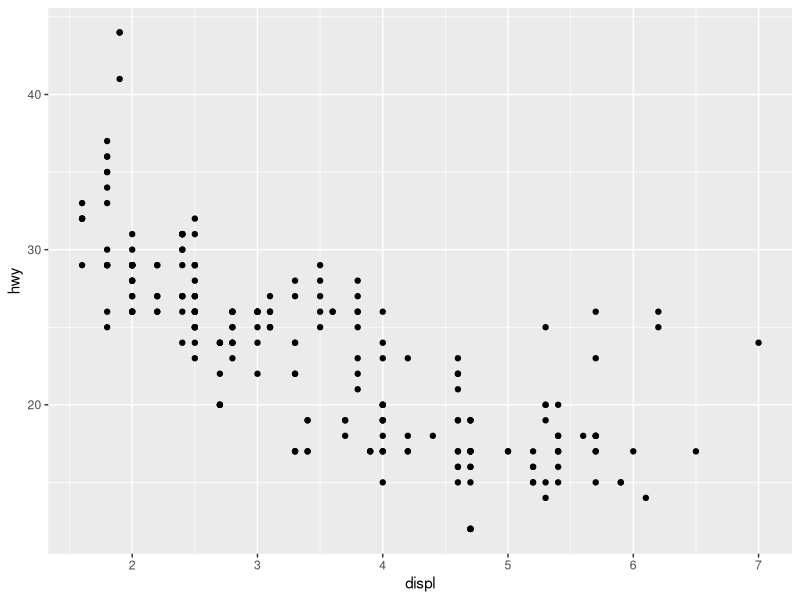
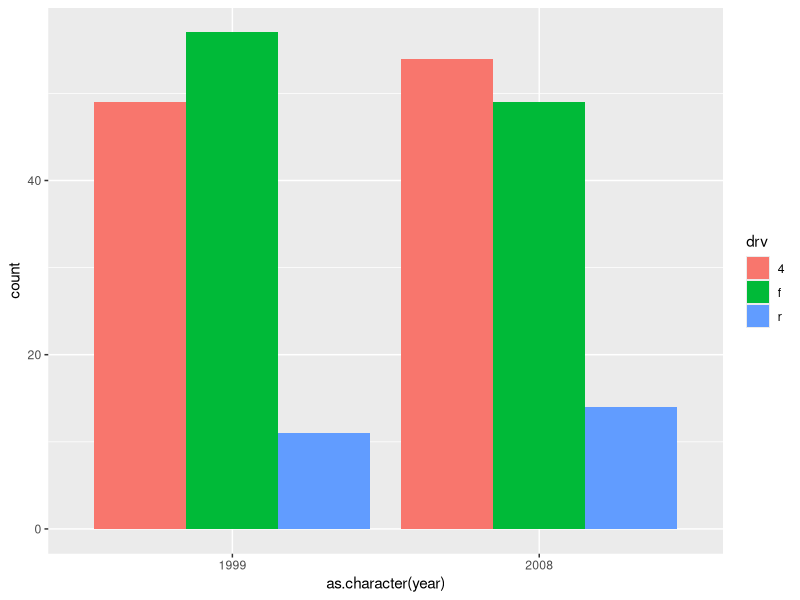
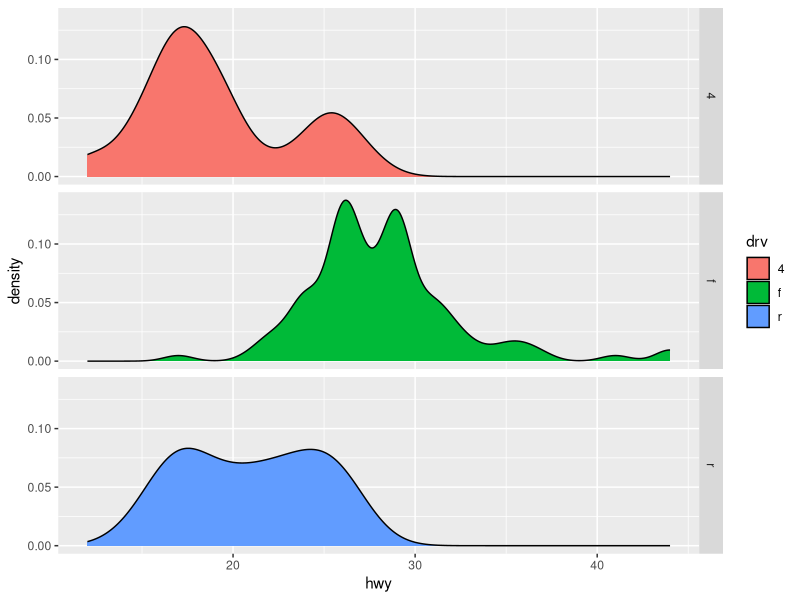
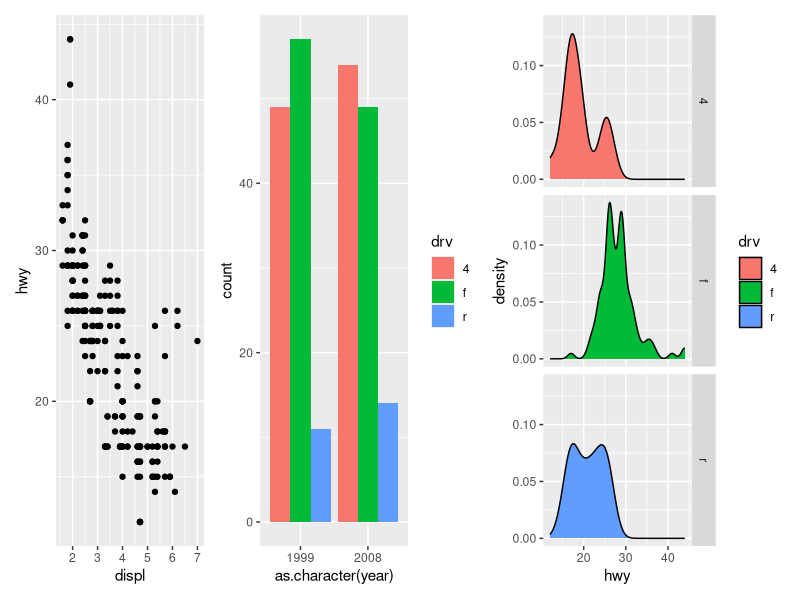
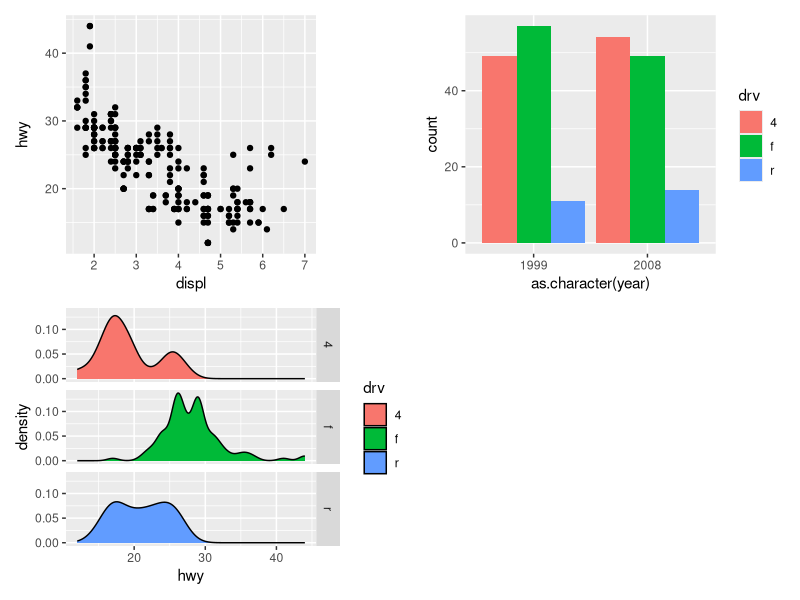
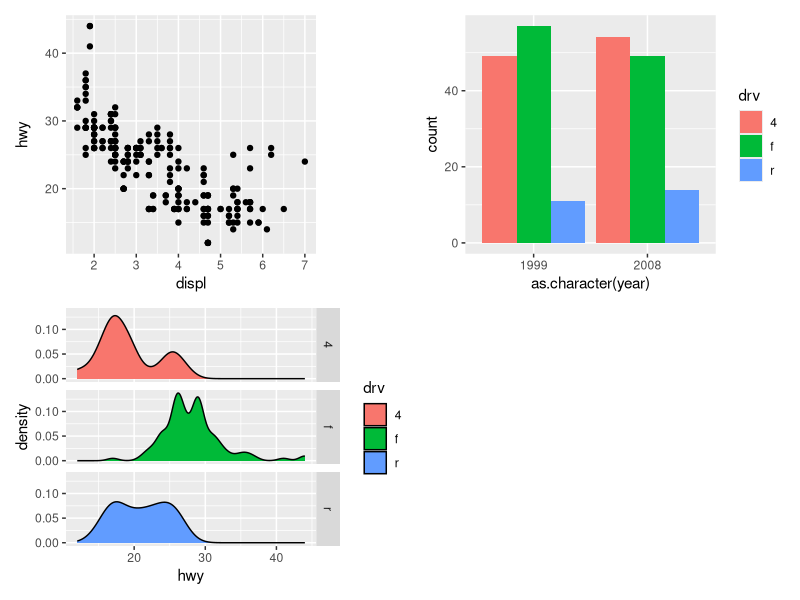
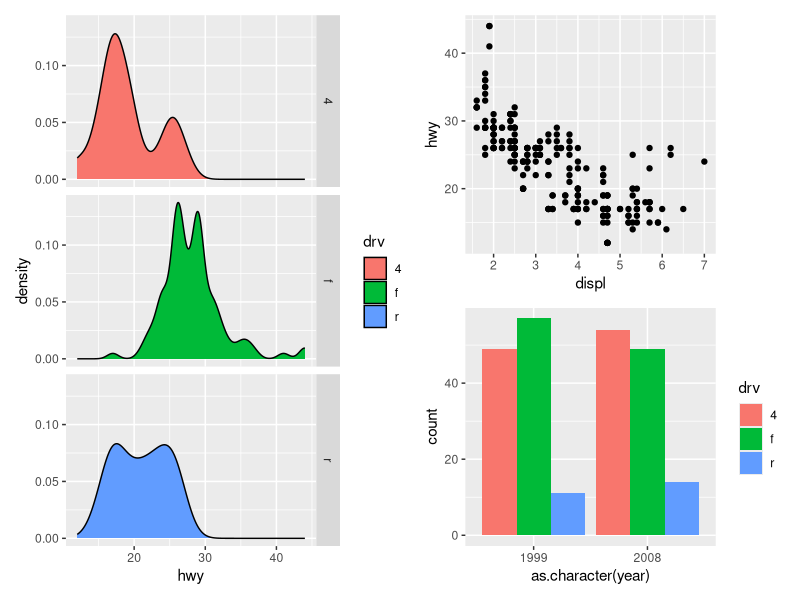
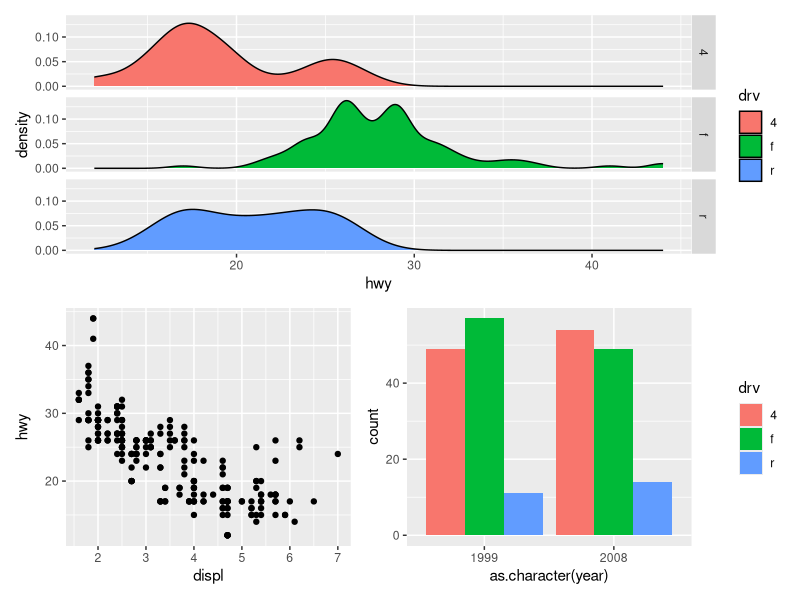

Write R code to recreate these figures, in order.
require(ggplot2)

#====================================
attach(mpg)
View(mpg)

a=ggplot(mpg, aes(displ,hwy))+
  geom_point()
a

b=ggplot(mpg)+
  geom_bar(aes(x=as.character(year),
            fill=drv),
           position="dodge")
b

c=ggplot(mpg)+
  geom_density(aes(x=hwy,
          fill=drv))+
  facet_grid(rows = vars(drv))
c

#-----------------------------
install.packages("patchwork")
require(patchwork)

a+b+c
a+b+c+plot_layout(ncol=2)
a+b+c+plot_layout(nrow=2)

c+(a/b)       #Side by side
c/(a+b)       #Top and Bottom

#Plot Annotation
c+(a/b)+plot_annotation(tag_levels = "1")
c+(a/b)+plot_annotation(tag_levels = "I")
c+(a/b)+plot_annotation(tag_levels = "A")


#Collecting common legends
a+b+c+plot_layout(ncol=2, 
                  guides='collect')

#Positioning of common legend
#a+b+c+guide_area()+ 
#plot_layout(ncol=2, 
#           guides="collect")

#Common Theme
a+b&theme_dark()
ab=a+b&theme_dark()

#Common Annotation
ab=ab+plot_annotation(
  title = "My chart",
  caption = "Source: abc.com"
)
ab

#Superimposing one chart over other
AB=a+inset_element(b,
                   left=.5,
                   bottom = .5,
                   right = .9, 
                   top=.95)

AB
AB+plot_annotation(tag_levels = "A")
